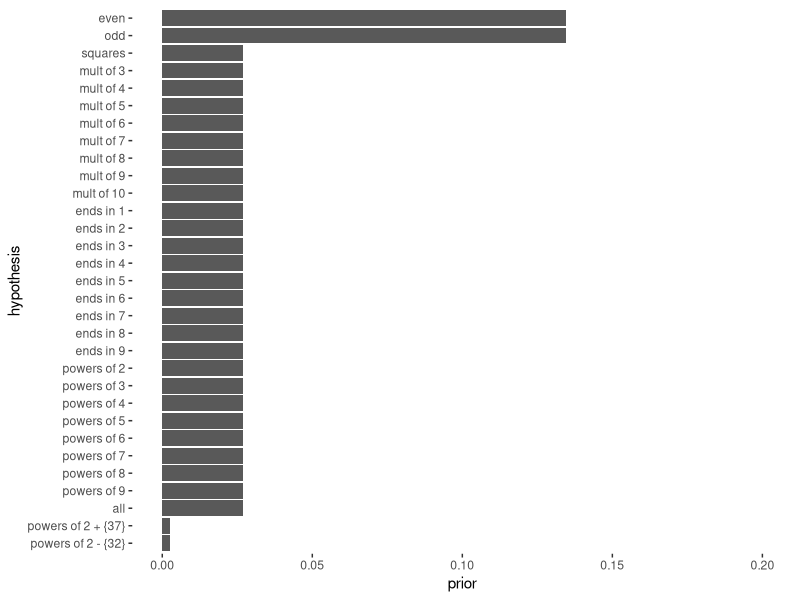
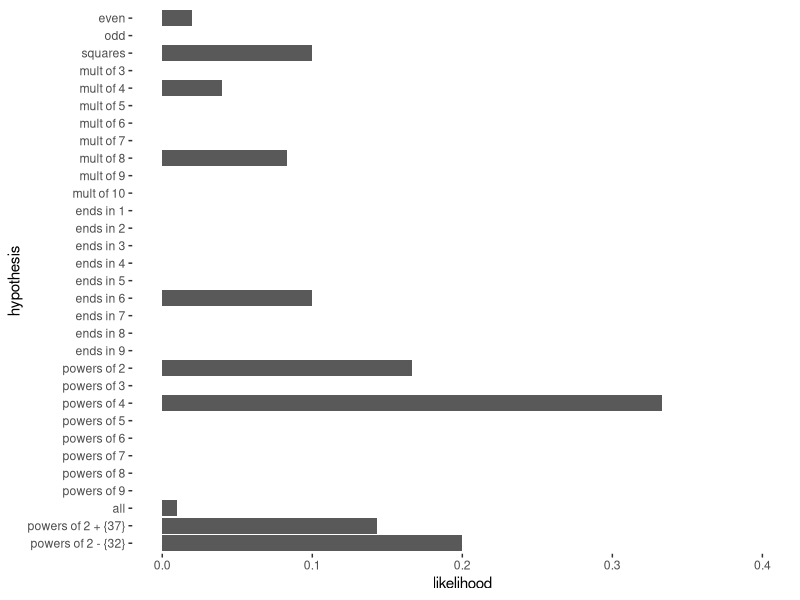
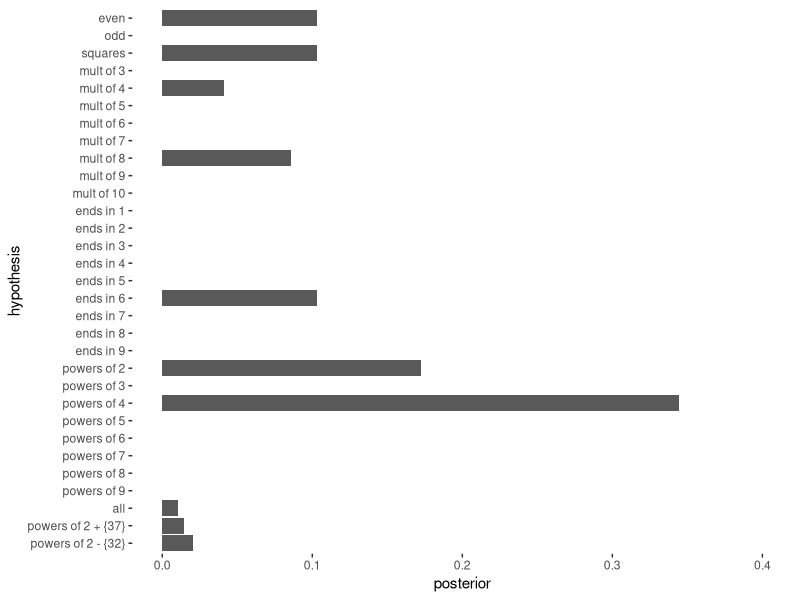
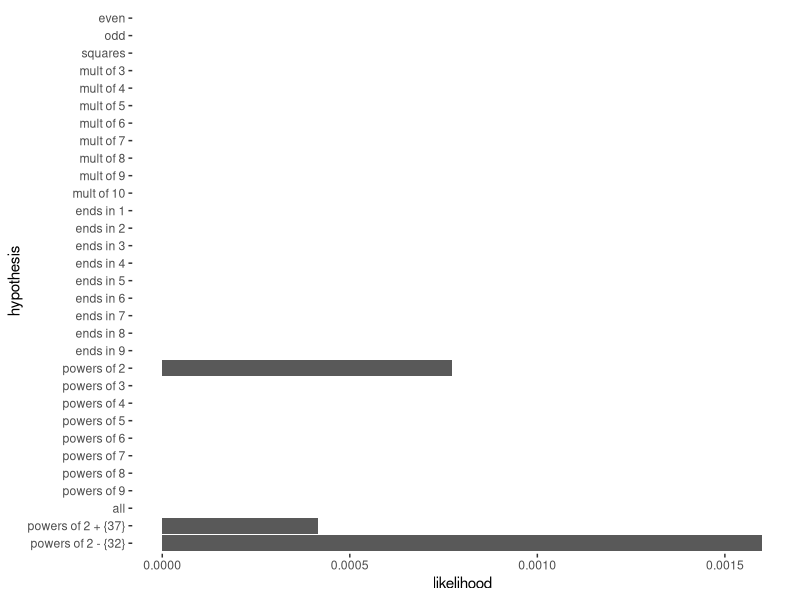
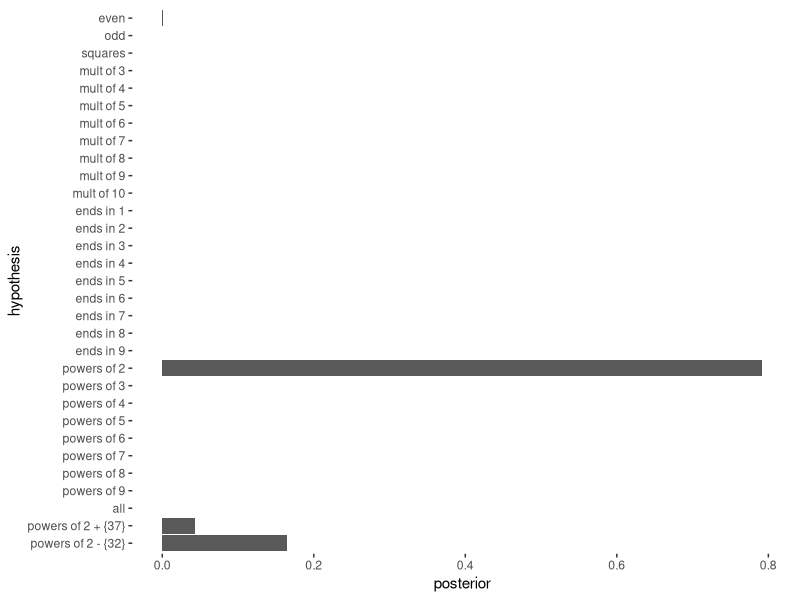

R code for these plots, in order:
## ---- chunk 1
library(ggplot2)
library(knitr)
opts_chunk$set(echo=FALSE)
## ---- chunk 2
hyps <- read.csv("hypothesis.csv", sep=";")

hyps$expression <- as.character(hyps$expression)

hyps$prior <- hyps$prior.score / sum(hyps$prior.score)

hyps$hypothesis <- factor(hyps$hypothesis, levels=rev(hyps$hypothesis))

hyps.set <- list()
for (i in 1:nrow(hyps)) {
  items <- eval(parse(text=hyps$expression[i]))
  hyps.set[[i]] <- items
  hyps$size[i] = length(items)
}

isInHypothesis <- function(x) {
  unlist(lapply(hyps.set, function(s){ all(x %in% s) }))
}

print(hyps)
## ---- chunk 3
ggplot(hyps, aes(x=hypothesis, y=prior)) + 
  ylim(0, 0.2) + 
  geom_bar(stat="identity") + 
  coord_flip() + 
  theme(panel.background=element_blank())
## ---- chunk 4
hyps$likelihood <- 1 / hyps$size * isInHypothesis(16)

ggplot(hyps, aes(x=hypothesis, y=likelihood)) + 
  ylim(0, 0.4) + 
  geom_bar(stat="identity") + 
  coord_flip() + 
  theme(panel.background=element_blank())
## ---- chunk 5
hyps$posterior <- hyps$prior * hyps$likelihood
hyps$posterior <- hyps$posterior / sum(hyps$posterior)

ggplot(hyps, aes(x=hypothesis, y=posterior)) + 
  ylim(0, 0.4) + 
  geom_bar(stat="identity") + 
  coord_flip() + 
  theme(panel.background=element_blank())
## ---- chunk 6
d <- c(16,8,2,64)
hyps$likelihood <- 1 / (hyps$size ^ length(d)) * isInHypothesis(d)

ggplot(hyps, aes(x=hypothesis, y=likelihood)) +  
  geom_bar(stat="identity") + 
  coord_flip() + 
  theme(panel.background=element_blank())
## ---- chunk 7
hyps$posterior <- hyps$prior * hyps$likelihood
hyps$posterior <- hyps$posterior / sum(hyps$posterior)

ggplot(hyps, aes(x=hypothesis, y=posterior)) + 
  geom_bar(stat="identity") + 
  coord_flip() + 
  theme(panel.background=element_blank())
